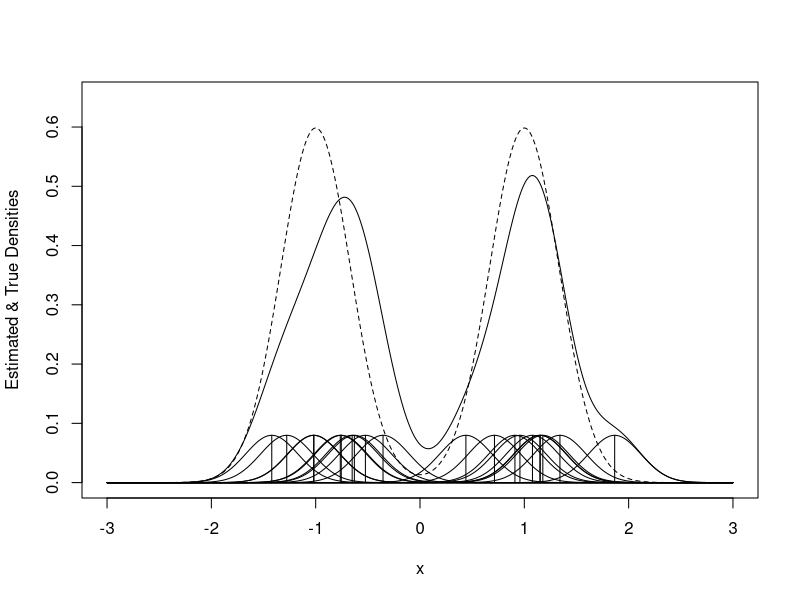
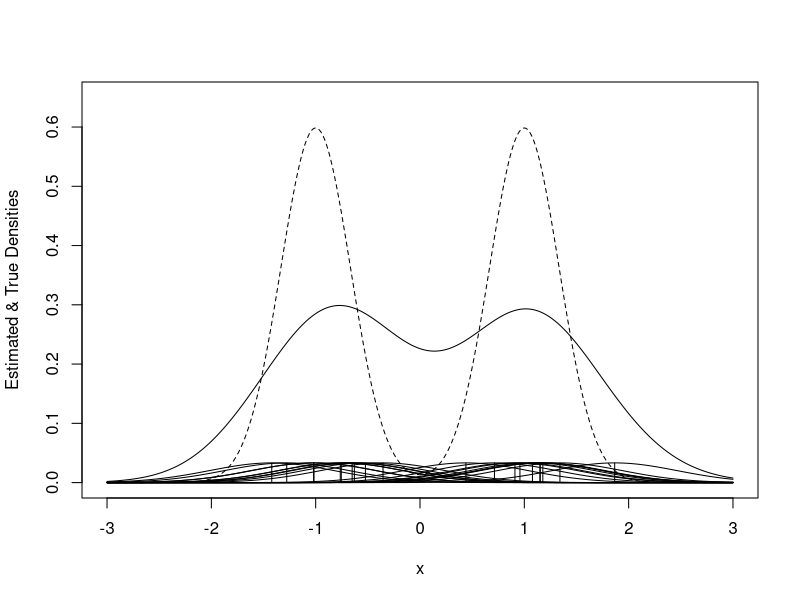
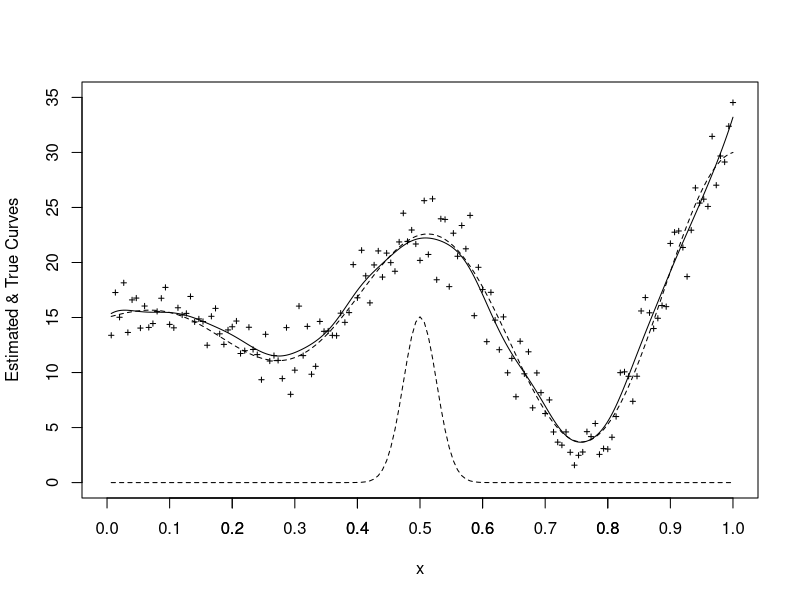
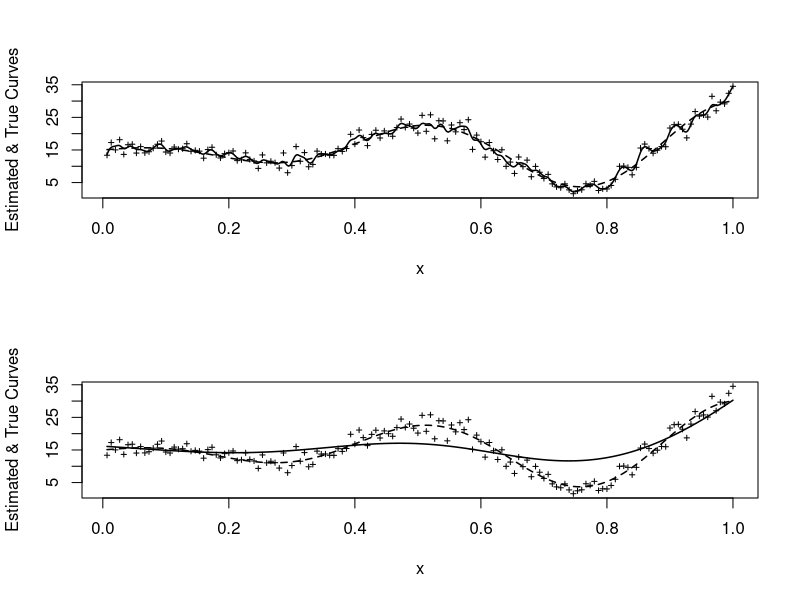
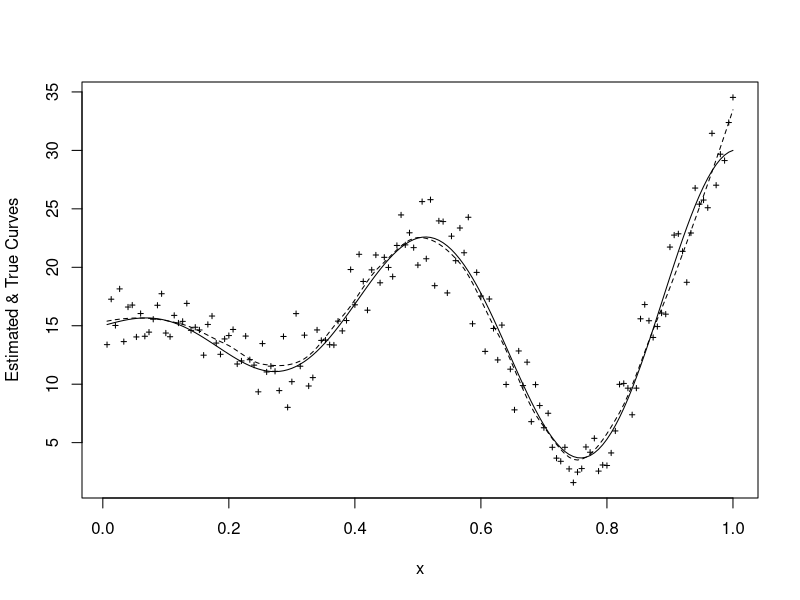
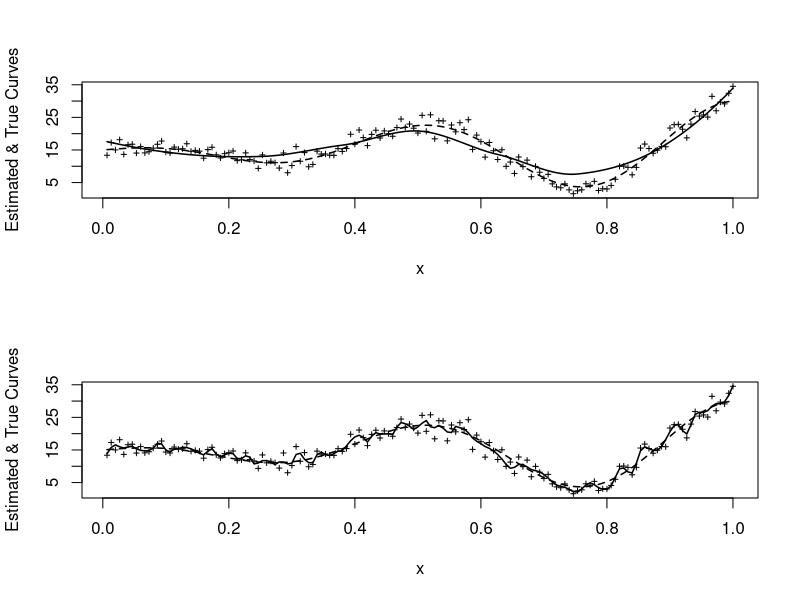
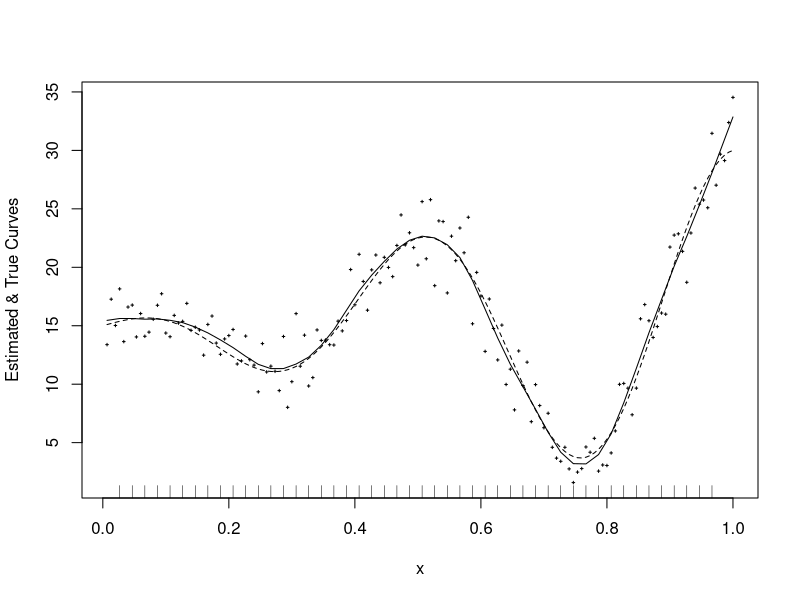
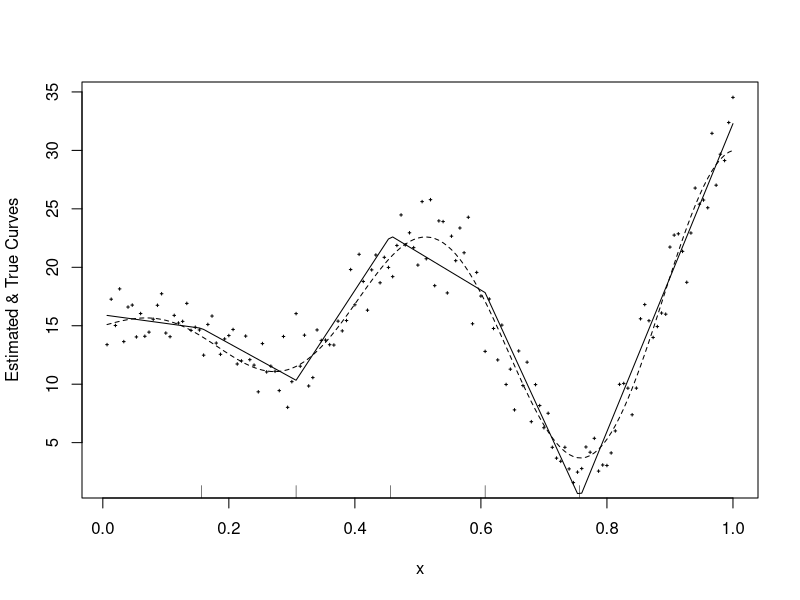

Write R code to recreate these figures, in order.
#March 17, 2009

#Please change the file path in the command below to coincide with where you have stored the data files
setwd("C:/Users/sheather.ADSTAT/Documents/docs/AModernApproachToRegression/Data")

bimodal <- read.table("bimodal.txt", header=TRUE)
attach(bimodal)
x <- bimodal$x
n<-length(x)
xx <- c(-300:300)/100

#Figure A.1 on page 372
h <- 0.25
plot( x=c(-3,3),y=c(0,0.65),type="n",xlab="x",ylab="Estimated & True Densities")
ysum <- numeric(601)
for (i in 1:n)
{points(x[i], 1/(n*h*sqrt(2*pi)),type="h")
x1 <- numeric(601)+x[i]
y <- (1/(h*sqrt(2*pi)))*exp(-0.5*((xx-x1)/h)^2)
ysum <- y/n + ysum
lines(xx,y/n,lty=1)}
lines(xx,ysum,lty=1)
truedensity <- 0.5*(3/(sqrt(2*pi)))*exp(-0.5*((xx+1)/(1/3))^2) + 0.5*(3/(sqrt(2*pi)))*exp(-0.5*((xx-1)/(1/3))^2)
lines(xx,truedensity,lty=2)

#Figure A.2 on page 373
h <- 0.6
plot( x=c(-3,3),y=c(0,0.65),type="n",xlab="x",ylab="Estimated & True Densities")
ysum <- numeric(601)
for (i in 1:n)
{points(x[i], 1/(n*h*sqrt(2*pi)),type="h")
x1 <- numeric(601)+x[i]
y <- (1/(h*sqrt(2*pi)))*exp(-0.5*((xx-x1)/h)^2)
ysum <- y/n + ysum
lines(xx,y/n,lty=1)}
lines(xx,ysum,lty=1)
truedensity <- 0.5*(3/(sqrt(2*pi)))*exp(-0.5*((xx+1)/(1/3))^2) + 0.5*(3/(sqrt(2*pi)))*exp(-0.5*((xx-1)/(1/3))^2)
lines(xx,truedensity,lty=2)

#A.2
install.packages("KernSmooth")
library(KernSmooth)

curve <- read.table("curve.txt", header=TRUE)
attach(curve)

x <- curve$x
y <- curve$y
n <- length(x)
m <- 15 + 15*x*cos(4*pi*x)

#Figure A.3 on page 377
hRSW <- dpill(x, y)
h <- hRSW
xx <- c(0:10000)/10000
ticks <- c(0.1,0.2,0.3,0.4,0.5,0.6,0.7,0.8,0.9)
par(mfrow=c(1,1))
plot( x=c(0,1),y=c(0,35),type="n",xlab="x",ylab="Estimated & True Curves")
axis(1,at=ticks,labels=ticks)
x1 <- 0.5
yy <- (1/(h*sqrt(2*pi)))*exp(-0.5*((x1-x)/h)^2)
lines(x,yy,lty=2)
points(x,y,pch=3,cex=0.5)
lines(x,m,lty=2)
lines(locpoly(x, y, bandwidth = h,degree=1),lty=1)

#Figure A.4 on page 377
par(mfrow=c(2,1))
hlo <- hRSW/5
hhi <- hRSW*5
plot(x,y,xlab="x",ylab="Estimated & True Curves",pch=3,cex=0.5)
lines(locpoly(x, y, bandwidth = hlo,degree=1),lty=1,lwd=1.5)
lines(x,m,lty=2,lwd=1.5)
plot(x,y,xlab="x",ylab="Estimated & True Curves",pch=3,cex=0.5)
lines(locpoly(x, y, bandwidth = hhi,degree=1),lty=1,lwd=1.5)
lines(x,m,lty=2,lwd=1.5)

#Figure A.5 on page 378
loessfit1 <- loess(y~x,span=1/3)
loessfit2 <- loess(y~x,span=2/3)
loessfit3 <- loess(y~x,span=0.05)
par(mfrow=c(1,1))
plot(x,y,xlab="x",ylab="Estimated & True Curves",pch=3,cex=0.5)
lines(x,m,lty=1)
lines(x,predict(loessfit1,data.frame(D=x)),lty=2)

#Figure A.6 on page 379
par(mfrow=c(2,1))
plot(x,y,xlab="x",ylab="Estimated & True Curves",pch=3,cex=0.5)
lines(x,predict(loessfit2,data.frame(D=x)),lty=1,,lwd=1.5)
lines(x,m,lty=2,lwd=1.5)
plot(x,y,xlab="x",ylab="Estimated & True Curves",pch=3,cex=0.5)
lines(x,predict(loessfit3,data.frame(D=x)),lty=1,lwd=1.5)
lines(x,m,lty=2,lwd=1.5)

#Figure A.7 on page 381
library(nlme)
step <- 0.02
knots <- seq(min(x)+step,max(x)-step,by=step)
Z <- outer(x,knots,"-")
Z <- Z*(Z>0)
all <- rep(1,n)
spline <- lme(y~x, random=list(all=pdIdent(~Z-1)))
spline.fit <- fitted(spline)
par(mfrow=c(1,1))
plot(x,y,xlab="x",ylab="Estimated & True Curves",pch=3,cex=0.25)
rug(knots)
lines(x,spline.fit)
lines(x,m,lty=2)

#Figure A.8 on page 382
step <- 0.15
knots <- seq(min(x)+step,max(x)-step,by=step)
Z <- outer(x,knots,"-")
Z <- Z*(Z>0)
all <- rep(1,n)
spline <- lme(y~x, random=list(all=pdIdent(~Z-1)))
spline.fit <- fitted(spline)
par(mfrow=c(1,1))
plot(x,y,xlab="x",ylab="Estimated & True Curves",pch=3,cex=0.25)
rug(knots)
lines(x,spline.fit)
lines(x,m,lty=2)
